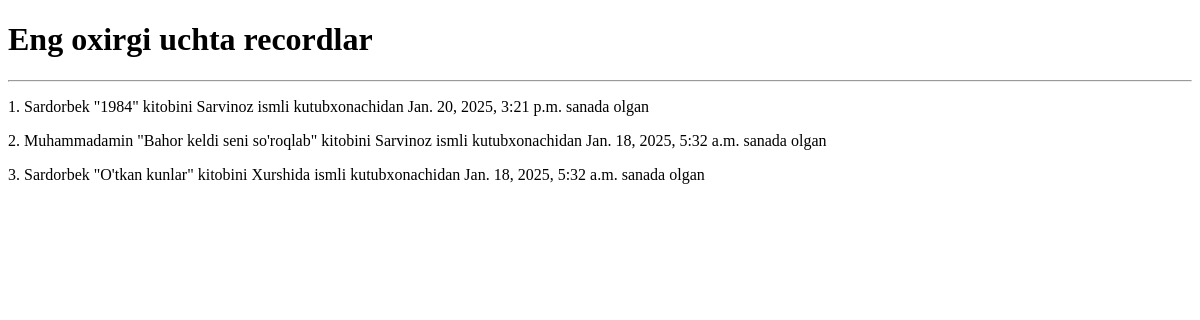
The app's page /recordlarning_eng_oxirgilari/, older data.
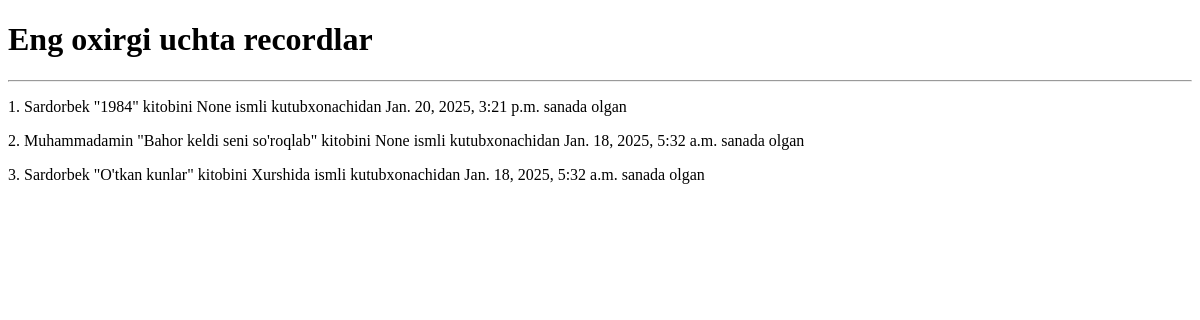
The same page, newer data.
### mainApp/models.py (models this page shows, shortened)
class Record(models.Model):
    talaba = models.ForeignKey(Talaba, on_delete=models.SET_NULL, null=True)
    kitob = models.ForeignKey(Kitob, on_delete=models.SET_NULL, null=True)
    kutubxonachi = models.ForeignKey(Kutubxonachi, on_delete=models.SET_NULL, null=True)
    olingan_sana = models.DateTimeField(auto_now_add=True)
    qaytarilgan_sana = models.DateTimeField(blank=True, null=True)
    qaytardi = models.BooleanField(default=False)
    class Meta:
        verbose_name_plural = "Rekordlar"
        verbose_name = "Rekord"

class Kutubxonachi(models.Model):
    ISH_VAQTI_CHOICES = (
        ("08:00 - 13:00", "08:00 - 13:00"),
        ("13:00 - 18:00", "13:00 - 18:00")
    )
    ism = models.CharField(max_length=255)
    ish_vaqti = models.CharField(max_length=100, default="08:00 - 13:00", choices=ISH_VAQTI_CHOICES)
    def __str__(self):
        return self.ism
    class Meta:
        verbose_name_plural = "Kutubxonachilar"

class Talaba(models.Model):
    ism = models.CharField(max_length=100)
    kurs = models.PositiveSmallIntegerField(default=1)
    guruh = models.CharField(max_length=100)
    yosh = models.PositiveSmallIntegerField(default=18)
    kitob_soni = models.PositiveSmallIntegerField(default=0)
    def __str__(self):
        return self.ism
    class Meta:
        verbose_name_plural = "Talabalar"

class Kitob(models.Model):
    nom = models.CharField(max_length=255)
    annotatsiya = models.TextField(blank=True, null=True)
    janr = models.CharField(max_length=255)
    sahifa = models.PositiveIntegerField()
    muallif = models.ForeignKey(Muallif, on_delete=SET_NULL, null=True)
    def __str__(self):
        return self.nom
    class Meta:
        verbose_name_plural = "Kitoblar"

### mainApp/views.py (the view)
# urls.py: path('recordlarning_eng_oxirgilari/', recordlarning_eng_oxirgilari_view, name="Eng oxirgi uchta recordlar"),
def recordlarning_eng_oxirgilari_view(request):
    recordlarning_eng_oxirgilari = Record.objects.order_by('-olingan_sana').filter(Q(id=1) | Q(id=2) | Q(id=3))
    context = {
        "recordlarning_eng_oxirgilari" : recordlarning_eng_oxirgilari
    }
    return render(request, 'recordlarning_eng_oxirgilari.html', context=context)

### templates/recordlarning_eng_oxirgilari.html (shortened to what this page needs)
<!DOCTYPE html>
<html lang="en">
<head>
</head>
<body>
<h1>Eng oxirgi uchta recordlar</h1>
<hr>
{% for recordlarning_eng_oxirgisi in recordlarning_eng_oxirgilari %}
    <p>{{ forloop.counter }}.
    {{ recordlarning_eng_oxirgisi.talaba }} "{{ recordlarning_eng_oxirgisi.kitob }}" kitobini {{ recordlarning_eng_oxirgisi.kutubxonachi }} ismli kutubxonachidan {{ recordlarning_eng_oxirgisi.olingan_sana }} sanada olgan
    </p>
{% endfor %}
</body>
</html>

Row changes from the older to the newer data that the page shows:
changed Record "Jan. 20, 2025, 3:21 p.m.": kutubxonachi "Sarvinoz" → "None"
changed Record "Muhammadamin": kutubxonachi "Sarvinoz" → "None"
